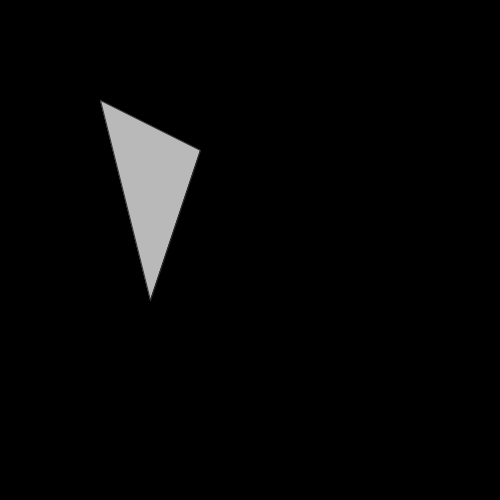
Frame 1 (no input)
Frame 60 (the mouse pressed at the canvas centre just before this capture): identical to frame 1, image omitted
Frame 120 (the mouse held since frame 60 and released just before this capture): identical to frame 1, image omitted

The Processing sketch that drew this single still picture (run headless with seeded random() and noise(); from frame 60 on, the mouse is pressed at the canvas centre):

// Processing sketch: Dans_Triangle
// ── Dans_Triangle.pde
void setup() {
  size(500, 500);
}

void draw() {
  background(0);

  if (tri.isDedans(mouseX, mouseY))background(125);

  tri.Affichage();
}

TrianglePoint tri = new TrianglePoint(
  new Point(100, 100, 1), 
  new Point(200, 150, 2), 
  new Point(150, 300, 3));

class Point {
  float x, y, index;
  Point(float nx, float ny, int ni) {
    x = nx;
    y = ny;
    index = ni;
  }

  public void Fleche(Point point) {
    push();
    float dist = dist(x, y, point.x, point.y)*3/4;
    translate(x, y);
    rotate(Direction(point));
    rectMode(CENTER);
    translate(dist, 0);
    fill(100);
    beginShape();
    vertex(0, 0);
    vertex(-10, 5);
    vertex(-10, -5);
    vertex(0, 0);
    endShape();
    pop();
  }


  public float Direction(Point point) {
    float distX, distY, rotation = 0;  //Variables
    float inversion = 1;

    distX = point.x - x;  //Récupération de la distance entre mouseX et le centre
    distY = point.y - y;

    if (distX > 0)inversion = 0;        //Si la souris est à gauche du point alors on ajoute PI
    if (distX < 0)inversion = PI;

    rotation = atan(distY/distX)+inversion;  //Calcul de la rotation avec l'inversion

    return rotation;
  }
}



class TrianglePoint {

  Point p1, p2, p3;

  TrianglePoint(Point np1, Point np2, Point np3) {
    p1 = np1;
    p2 = np2;
    p3 = np3;
  }

  boolean isDedans(float mx, float my) {

    float x1 = p1.x, y1 = p1.y;
    float x2 = p2.x, y2 = p2.y;
    float x3 = p3.x, y3 = p3.y;
    float x = mx, y = my;

    double ABC = Math.abs (x1 * (y2 - y3) + x2 * (y3 - y1) + x3 * (y1 - y2));
    double ABP = Math.abs (x1 * (y2 - y) + x2 * (y - y1) + x * (y1 - y2));
    double APC = Math.abs (x1 * (y - y3) + x * (y3 - y1) + x3 * (y1 - y));
    double PBC = Math.abs (x * (y2 - y3) + x2 * (y3 - y) + x3 * (y - y2));

    boolean isInTriangle = ABP + APC + PBC == ABC;

    return isInTriangle;
  }

  void Affichage() {
    push();
    stroke(50);
    fill(185);
    beginShape(TRIANGLE_STRIP);

    vertex(p1.x, p1.y);
    vertex(p2.x, p2.y);
    vertex(p3.x, p3.y);

    endShape(CLOSE);
    pop();
  }
}
